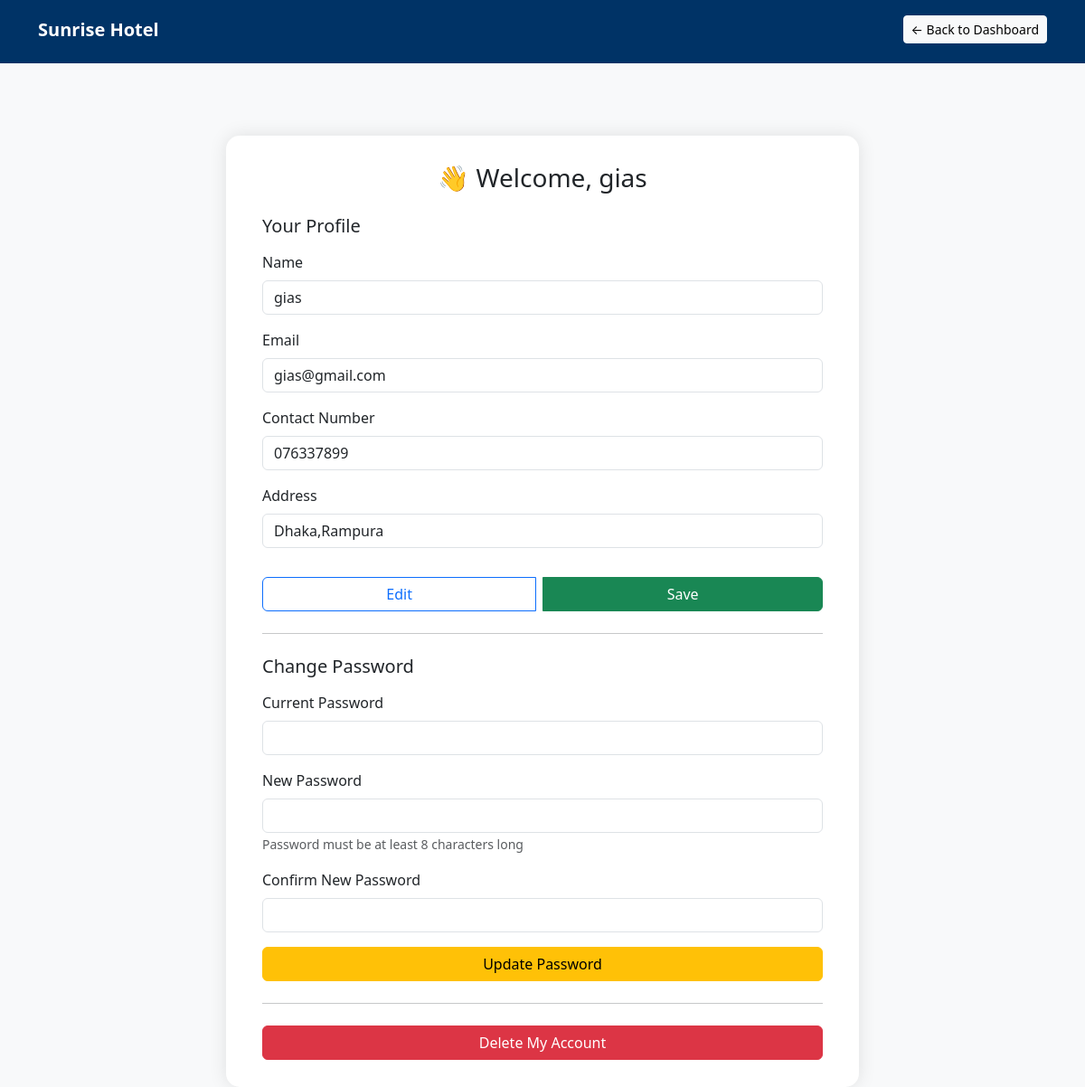
Screenshot of /admin/a_profile.php (signed in) with the database file from the repository.
### tables this page shows
CREATE TABLE `users` (
  `id` int(11) NOT NULL,
  `name` varchar(255) NOT NULL,
  `email` varchar(255) NOT NULL,
  `password` varchar(255) NOT NULL,
  `role` enum('guest','employee','admin') NOT NULL,
  `contact_number` varchar(20) DEFAULT NULL,
  `address` text DEFAULT NULL,
  `created_at` timestamp NOT NULL DEFAULT current_timestamp(),
  `duty` varchar(100) DEFAULT NULL
);

### classes/User.php (called while the page is built, shortened)
<?php
class User {
    protected $id;
    public function getId() { return $this->id; }
}
?>

### admin/a_profile.php (the view, shortened to what this page needs)
<?php
require_once '../classes/User.php';
$adminId = $_SESSION['user']->getId();
$db = DatabaseConnection::getInstance()->getConnection();
$name = $email = $contact = $address = "";
$stmt = $db->prepare("SELECT name, email, contact_number, address FROM users WHERE id = ?");
$stmt->bind_param("i", $adminId);
$stmt->execute();
$stmt->bind_result($name, $email, $contact, $address);
?>
<!DOCTYPE html>
<html lang="en">
<head>
  <link href="https://cdn.jsdelivr.net/npm/bootstrap@5.3.0/dist/css/bootstrap.min.css" rel="stylesheet">
</head>
<body>
<nav class="navbar navbar-dark" style="background-color: #003366; height: 70px; padding-top: 0; padding-bottom: 0;">
  <div class="container d-flex align-items-center justify-content-between h-100" style="margin-top: -5px;">
    <a class="navbar-brand fw-bold mb-0" href="#" style="line-height: 1;">Sunrise Hotel</a>
    <a href="admin_dashboard.php" class="btn btn-light btn-sm mb-0">← Back to Dashboard</a>
  </div>
</nav>
<div class="container">
  <div class="card">
    <h3 class="text-center mb-4">👋 Welcome, <?php echo htmlspecialchars($name); ?></h3>
    <form method="POST">
      <h5 class="mb-3">Your Profile</h5>
      <div class="mb-3">
        <label class="form-label">Name</label>
        <input type="text" class="form-control" id="name" name="name" value="<?php echo htmlspecialchars($name); ?>" readonly>
      </div>
      <div class="mb-3">
        <label class="form-label">Email</label>
        <input type="email" class="form-control" id="email" name="email" value="<?php echo htmlspecialchars($email); ?>" readonly>
      </div>
      <div class="mb-3">
        <label class="form-label">Contact Number</label>
        <input type="text" class="form-control" id="contact" name="contact" value="<?php echo htmlspecialchars($contact); ?>" readonly>
      </div>
      <div class="mb-3">
        <label class="form-label">Address</label>
        <input type="text" class="form-control" id="address" name="address" value="<?php echo htmlspecialchars($address); ?>" readonly>
      </div>
      <div class="btn-group w-100 gap-2 mt-3">
        <button type="button" class="btn btn-outline-primary" onclick="enableEdit()">Edit</button>
        <button type="submit" name="update_info" class="btn btn-success">Save</button>
      </div>
    </form>
    <hr class="my-4">
    <form method="POST" id="passwordForm">
      <h5 class="mb-3">Change Password</h5>
      <div class="mb-3">
        <label class="form-label">Current Password</label>
        <input type="password" name="current" class="form-control" required>
      </div>
      <div class="mb-3">
        <label class="form-label">New Password</label>
        <input type="password" name="new" class="form-control" required minlength="8">
        <small class="text-muted">Password must be at least 8 characters long</small>
      </div>
      <div class="mb-3">
        <label class="form-label">Confirm New Password</label>
        <input type="password" name="confirm" class="form-control" required minlength="8">
      </div>
      <button type="submit" name="change_password" class="btn btn-warning w-100">Update Password</button>
    </form>
    <hr class="my-4">
    <form method="POST" id="deleteForm">
      <button type="submit" name="delete_account" class="btn btn-danger w-100">Delete My Account</button>
    </form>
  </div>
</div>
</body>
</html>

### admin/a_profile.php (style rules this page uses)
html, body { background-color: #f8f9fa; height: 100%; }
.navbar { background-color: #003366 !important; padding-top: 0; padding-bottom: 0; height: 70px; }
.navbar-brand { font-weight: bold; }
.container { margin-top: 70px; }
.card { max-width: 700px; margin: 80px auto; padding: 30px 40px; border: none; border-radius: 15px; box-shadow: 0 0 20px rgba(0,0,0,0.1); background-color: white; }

### rows the page displays
users: name "gias", email "gias@gmail.com", contact "076337899", address "Dhaka,Rampura"
